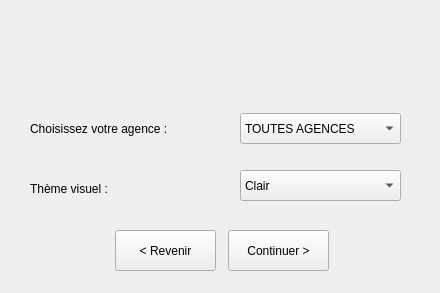
<?xml version="1.0" encoding="UTF-8"?>
<ui version="4.0">
 <class>PrefsPerso</class>
 <widget class="QWidget" name="PrefsPerso">
  <property name="geometry">
   <rect>
    <x>0</x>
    <y>0</y>
    <width>440</width>
    <height>293</height>
   </rect>
  </property>
  <property name="windowTitle">
   <string>LaBanque : Choix Préférences</string>
  </property>
  <widget class="QLabel" name="label">
   <property name="geometry">
    <rect>
     <x>90</x>
     <y>20</y>
     <width>261</width>
     <height>61</height>
    </rect>
   </property>
   <property name="text">
    <string/>
   </property>
   <property name="pixmap">
    <pixmap resource="laBanque.qrc">:/ressources/img/LogoLaBanque.png</pixmap>
   </property>
   <property name="scaledContents">
    <bool>true</bool>
   </property>
  </widget>
  <widget class="QLabel" name="label_2">
   <property name="geometry">
    <rect>
     <x>30</x>
     <y>120</y>
     <width>191</width>
     <height>17</height>
    </rect>
   </property>
   <property name="text">
    <string>Choisissez votre agence : </string>
   </property>
  </widget>
  <widget class="QLabel" name="label_3">
   <property name="geometry">
    <rect>
     <x>30</x>
     <y>180</y>
     <width>191</width>
     <height>17</height>
    </rect>
   </property>
   <property name="text">
    <string>Thème visuel : </string>
   </property>
  </widget>
  <widget class="QComboBox" name="comboBox">
   <property name="geometry">
    <rect>
     <x>240</x>
     <y>113</y>
     <width>161</width>
     <height>31</height>
    </rect>
   </property>
   <item>
    <property name="text">
     <string>TOUTES AGENCES</string>
    </property>
   </item>
   <item>
    <property name="text">
     <string>Agence A</string>
    </property>
   </item>
   <item>
    <property name="text">
     <string>Agence B</string>
    </property>
   </item>
   <item>
    <property name="text">
     <string>Agence C</string>
    </property>
   </item>
   <item>
    <property name="text">
     <string>Agence D</string>
    </property>
   </item>
   <item>
    <property name="text">
     <string>Agence E</string>
    </property>
   </item>
  </widget>
  <widget class="QComboBox" name="comboBox_2">
   <property name="geometry">
    <rect>
     <x>240</x>
     <y>170</y>
     <width>161</width>
     <height>31</height>
    </rect>
   </property>
   <item>
    <property name="text">
     <string>Clair</string>
    </property>
   </item>
   <item>
    <property name="text">
     <string>Sombre</string>
    </property>
   </item>
  </widget>
  <widget class="QPushButton" name="pushButton">
   <property name="geometry">
    <rect>
     <x>228</x>
     <y>230</y>
     <width>101</width>
     <height>41</height>
    </rect>
   </property>
   <property name="text">
    <string>Continuer &gt;</string>
   </property>
  </widget>
  <widget class="QPushButton" name="pushButton_2">
   <property name="geometry">
    <rect>
     <x>115</x>
     <y>230</y>
     <width>101</width>
     <height>41</height>
    </rect>
   </property>
   <property name="styleSheet">
    <string notr="true"/>
   </property>
   <property name="text">
    <string>&lt; Revenir</string>
   </property>
  </widget>
 </widget>
 <resources>
  <include location="laBanque.qrc"/>
 </resources>
 <connections/>
</ui>
